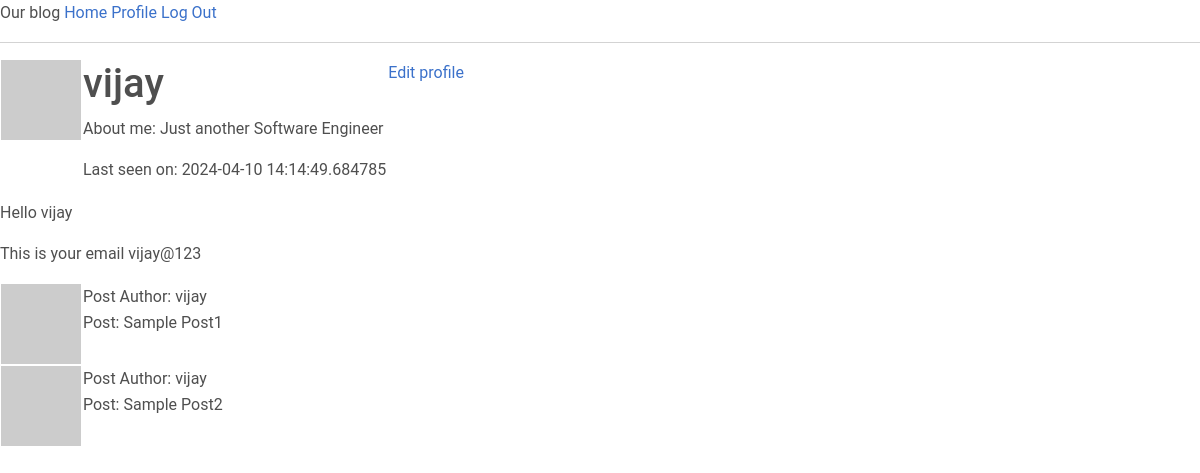
The page /user-profile/vijay (signed in) on the database as committed earlier.
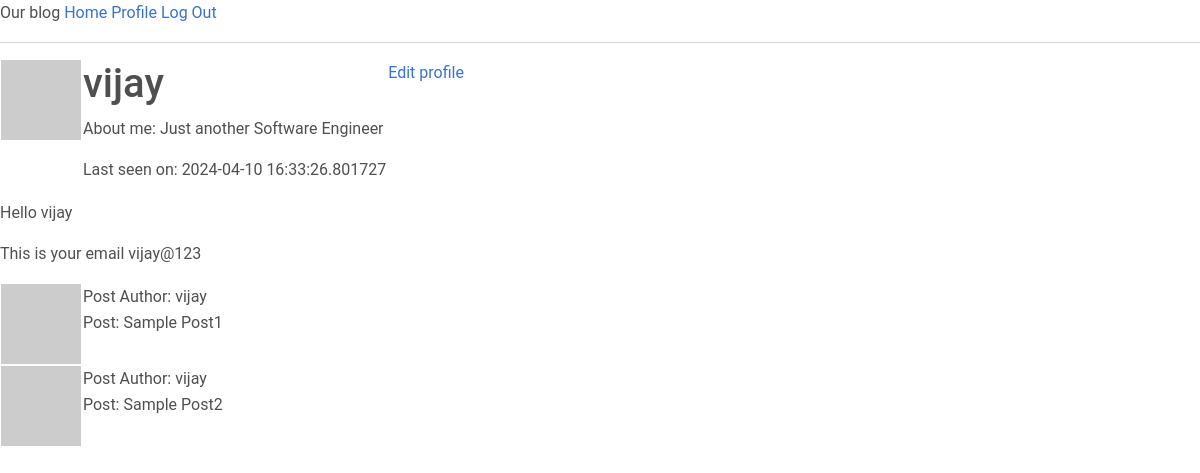
The same page on the database as committed later.
### app/models.py (models this page shows, shortened)
class User(UserMixin, db.Model):
    id = db.Column(db.Integer, primary_key = True)
    username = db.Column(db.String(64), index=True, unique = True)
    email = db.Column(db.String(128), index=True, unique = True)
    password_hash = db.Column(db.String(128))
    post = db.relationship('Post', backref='author', lazy='dynamic')
    about_me = db.Column(db.String(140))
    last_seen = db.Column(db.DateTime, default = datetime.now(timezone.utc))
    def __repr__(self) -> str:
        return f"{self.username} , {self.email}"
    def avatar(self, size):
        digest = md5(self.email.lower().encode('utf-8')).hexdigest()
        return f"https://www.gravatar.com/avatar/{digest}?s={size}&d=identicon"

### app/routes.py (the view)
@app.route('/user-profile/<username>')
@login_required
def user_profile(username): #=current_user.username
    print(current_user)
    user = User.query.filter_by(username=username).first_or_404()
    posts = [
        {'author': user, 'body':'Sample Post1'},
        {'author': user, 'body':'Sample Post2'},
    ]
    return render_template('user_profile.html', user=user, posts=posts)

### app/models.py (called while the page is built)
@login.user_loader
def load_user(id):
    return db.session.get(User, int(id))

### app/routes.py (called while the page is built)
@app.before_request
def before_request():
    if current_user.is_authenticated:
        current_user.last_seen = datetime.now(timezone.utc)
        db.session.commit()

### app/templates/user_profile.html
{% extends "base.html" %}
{%block content%}
<table>
    <tr valign="top">
        <td><img src="{{user.avatar(128)}}"></td>
        <td>
            <h1>{{user.username}}</h1>
            {% if user.about_me %}
            <p>About me: {{user.about_me}}</p>
            {%endif%}
            {% if user.last_seen %}
            <p>Last seen on: {{user.last_seen}}</p>
            {%endif%}
        </td>
        {% if user ==current_user %}
        <td><a href="{{url_for('edit_profile')}}">Edit profile</a> </td>
        {%endif%}
    </tr>
</table>
{% if current_user.is_authenticated %}
<P>Hello {{current_user.username}}</P>
<p>This is your email {{current_user.email}}</p>
{%endif%}
{% for post in posts%}
    {% include "_post.html" %}
{%endfor%}
{% endblock %}

### app/templates/base.html (shortened to what this page needs)
<!DOCTYPE html>
<html lang="en">
<head>
    <link href="https://cdn.jsdelivr.net/npm/bootstrap@5.3.3/dist/css/bootstrap.min.css" rel="stylesheet">
    <link href="./static/mdb_css/mdb.min.css" rel="stylesheet">
</head>
<body>
    <div>Our blog
      <a href="{{url_for('index')}}">Home</a>
      {% if current_user.is_anonymous %}
      <a href="{{url_for('login')}}">Log In</a>
      {% else %}
      <a href="{{url_for('user_profile', username=current_user.username )}}">Profile</a>
      <a href="{{url_for('logout')}}">Log Out</a>
      {% endif %}
    </div>
    <hr>
    {% block content %}
    {% endblock %}
    </body>
</html>

### app/templates/_post.html
<table>
    <tr valign='top'>
        <td><img src="{{post.author.avatar(36)}}"></td>
        <td>Post Author: {{post.author.username}}<br>Post: {{post.body}}</td>
    </tr>
</table>

Rows that differ between the two databases and show on the page:
changed User "vijay": last_seen "2024-04-10 14:14:49.684785" → "2024-04-10 16:33:26.801727"
